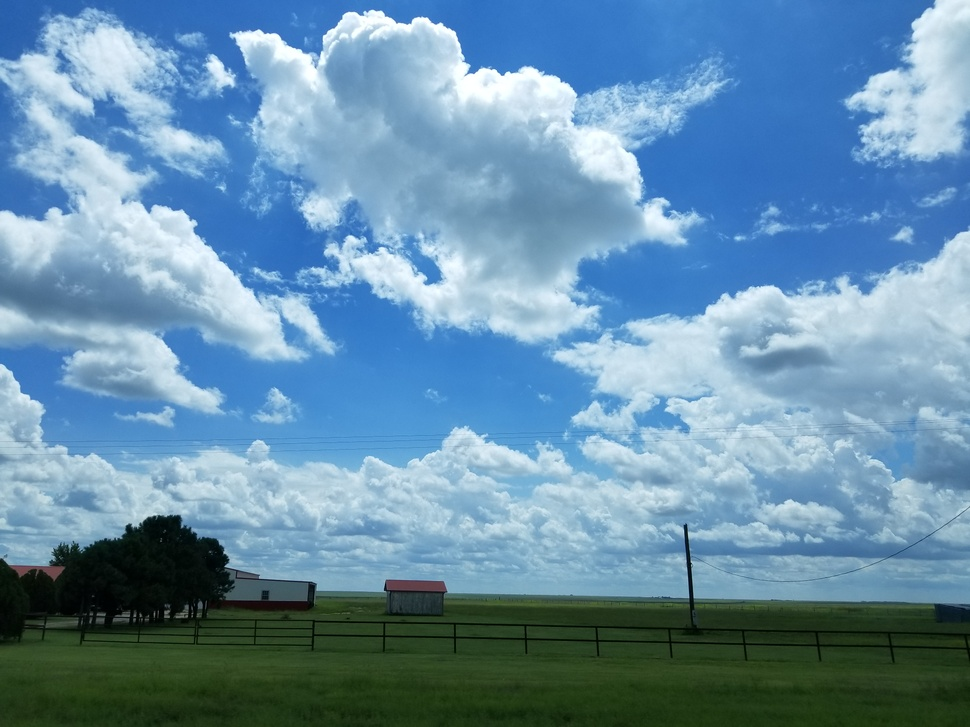
#> input picture imageProcessor/imgs/20170825_142124.jpg, 970 x 727 px, shrunk from 4032 x 3024 before the run; its folder holds only this picture in this run
$ python imageProcessor.py
#> lines starting #> are read from the running program, lines starting #| are printed output that depends on the picture
from PIL import Image, ImageEnhance, ImageFilter
import os

path = './imgs'
pathOut = '/editedImgs'

for filename in os.listdir(path):                       # Opens file in listed path /imgs for use
    img = Image.open(f"{path}/{filename}")
#> img is the input picture: PIL image 970x727 RGB; mean R, G, B 103.4, 143.3, 170

    edit = img.filter(ImageFilter.SHARPEN).convert('L') # Sharpens and covnerts image into grayscale
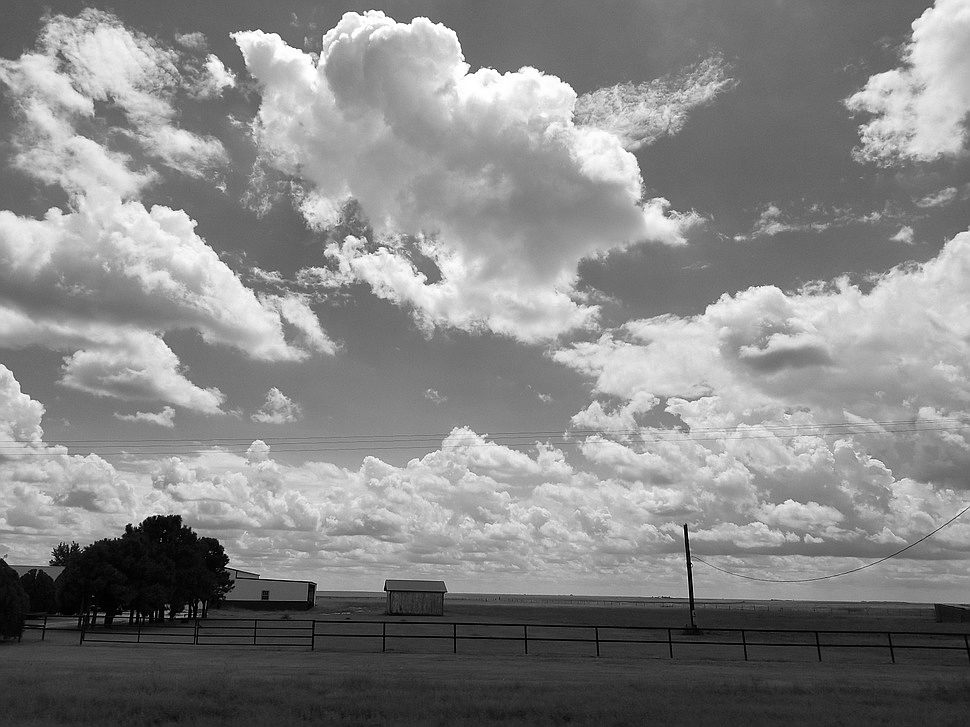
#> edit: PIL image 970x727 L; min 0, max 255, mean 134.5

    factor = 1.5
    enhancer = ImageEnhance.Contrast(edit)              # Sets edit for contrast enhancing
    edit = enhancer.enhance(factor)                     # Which is done here by the predertermined factor
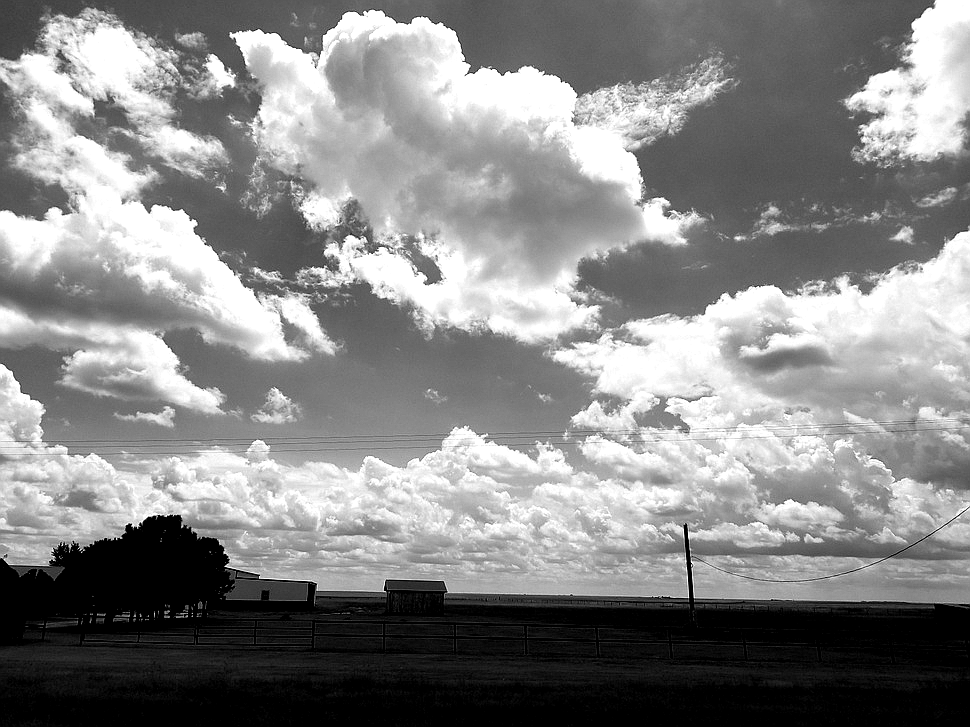
#> edit: PIL image 970x727 L; min 0, max 255, mean 134.9

    clean_name = os.path.splitext(filename)[0]

    edit.save(f'.{pathOut}/{clean_name}_edited.jpg')
